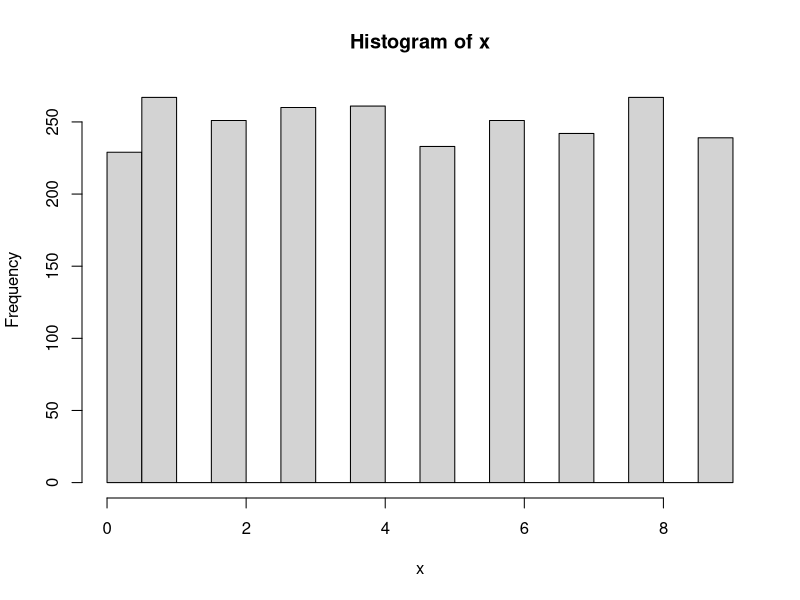
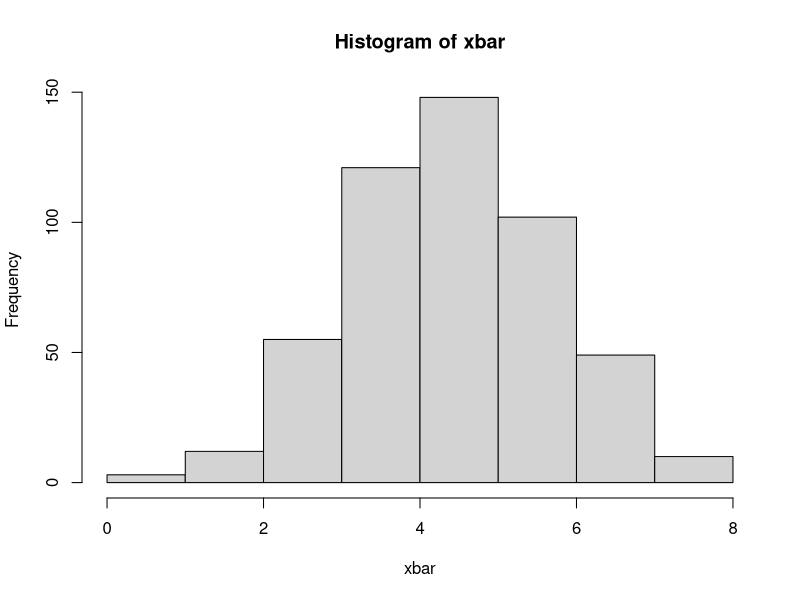

The R script that drew these images, in order:

# 0부터 9까지의 정수를 균일분포로 2,500개 생성
# runif = r andom + unif orm
# floor 무조건 버림

x = floor(runif(2500, 0, 10)); x

 
hist(x)
mean(x) # E(X) = 4.5와 유사
sd(x) # s.d.(X) = 2.87과 유사

# 2,500개의 정수를 크기가 5인 벡터 500개를 생성
y = array(x, c(500, 5)) ; y

# 크기 5인 표본에서 표본평균을 구하여 500개의 표본 평균을 생성
xbar = apply(y, 1, mean) ; xbar

hist(xbar)
mean(xbar)
sd(xbar)
